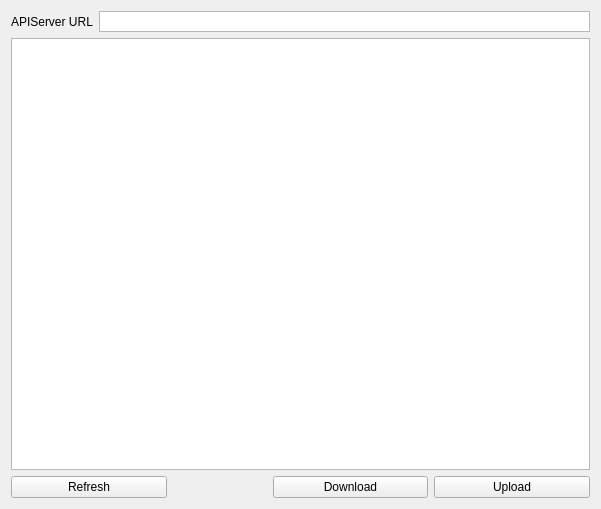
<?xml version="1.0" encoding="UTF-8"?>
<ui version="4.0">
 <class>ObjectList</class>
 <widget class="QWidget" name="ObjectList">
  <property name="geometry">
   <rect>
    <x>0</x>
    <y>0</y>
    <width>601</width>
    <height>509</height>
   </rect>
  </property>
  <property name="windowTitle">
   <string>Form</string>
  </property>
  <layout class="QVBoxLayout" name="verticalLayout">
   <item>
    <layout class="QHBoxLayout" name="horizontalLayout_2">
     <property name="sizeConstraint">
      <enum>QLayout::SetFixedSize</enum>
     </property>
     <item>
      <widget class="QLabel" name="labelUrl">
       <property name="minimumSize">
        <size>
         <width>0</width>
         <height>12</height>
        </size>
       </property>
       <property name="text">
        <string>APIServer URL</string>
       </property>
      </widget>
     </item>
     <item>
      <widget class="QTextEdit" name="url">
       <property name="sizePolicy">
        <sizepolicy hsizetype="Expanding" vsizetype="Fixed">
         <horstretch>0</horstretch>
         <verstretch>0</verstretch>
        </sizepolicy>
       </property>
       <property name="minimumSize">
        <size>
         <width>0</width>
         <height>21</height>
        </size>
       </property>
       <property name="maximumSize">
        <size>
         <width>16777215</width>
         <height>21</height>
        </size>
       </property>
       <property name="verticalScrollBarPolicy">
        <enum>Qt::ScrollBarAlwaysOff</enum>
       </property>
      </widget>
     </item>
    </layout>
   </item>
   <item>
    <widget class="QTableView" name="tableView"/>
   </item>
   <item>
    <layout class="QHBoxLayout" name="horizontalLayout">
     <item>
      <widget class="QPushButton" name="btnRefresh">
       <property name="text">
        <string>Refresh</string>
       </property>
      </widget>
     </item>
     <item>
      <spacer name="horizontalSpacer">
       <property name="orientation">
        <enum>Qt::Horizontal</enum>
       </property>
       <property name="sizeType">
        <enum>QSizePolicy::Minimum</enum>
       </property>
       <property name="sizeHint" stdset="0">
        <size>
         <width>100</width>
         <height>20</height>
        </size>
       </property>
      </spacer>
     </item>
     <item>
      <widget class="QPushButton" name="btnDownload">
       <property name="text">
        <string>Download</string>
       </property>
      </widget>
     </item>
     <item>
      <widget class="QPushButton" name="btnUpload">
       <property name="text">
        <string>Upload</string>
       </property>
      </widget>
     </item>
    </layout>
   </item>
  </layout>
 </widget>
 <resources/>
 <connections/>
</ui>
